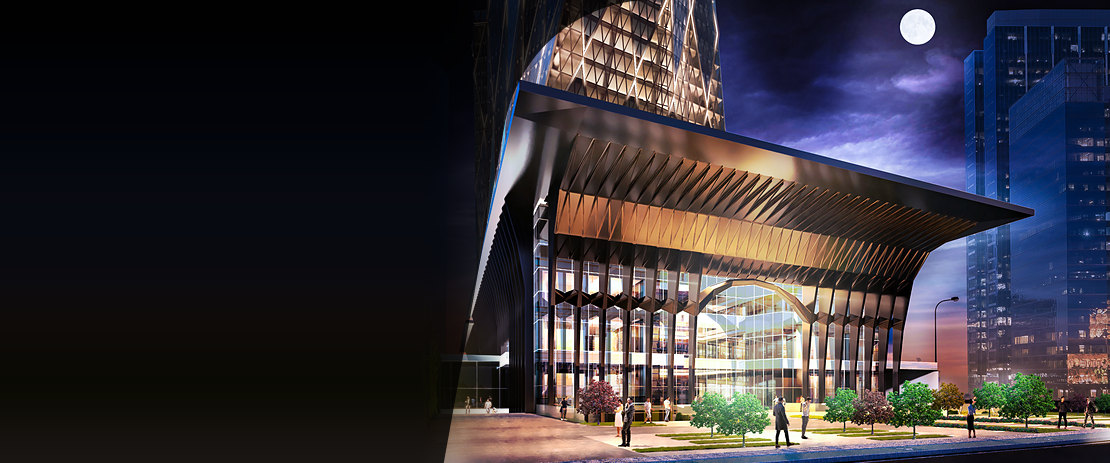
#> input picture src/assets/img/gyo/30-yil-1110x463.jpg, 1110 x 463 px, given in place of CUBES.jpg, which was not available; the run also reads 1 picture not shown here
$ python make_images_cubes.py
#> lines starting #> are read from the running program, lines starting #| are printed output that depends on the picture; pictures that were not available may be replaced by others from this repository, and a replacement may not be noted
### _build/make_images.py
# -*- coding: utf-8 -*-
"""
Vakıf GYO — Alternatif A görsel üreteci

Müşteri materyalinden (gorseller/gorseller/) ana sayfa bloklarının kurumsal
vakifbank.com.tr ölçülerinde görsellerini üretir. Görsellerde METİN YOK:
başlıklar HTML'de (WCAG 1.4.5).

Çalıştırma:  python _build/make_images.py
Çıktı:       src/assets/img/gyo/

Kurumsal ölçüler (vakifbank.com.tr ana sayfası):
  banner            1512x520 (2x 3024x1040) · tablet 2400x828 · mobil 828x480 / 1536x480
  tanıtım bandı     539x472 (.retirement)
  Sarı Rehber       257x257 (.yellow__guide, dairesel)
  sürdürülebilirlik 2280x926 · mobil 750x1100 (.sustainable-banking)
  hızlı erişim      541x500 · mobil 381x500 (.quick-access__item)
  özel bankacılık   1110x463 (2x) · mobil 343x463 (2x) (.private-banking)
  yardım slaytı     540x455 (.help__slider)
"""
import math
import os

import fitz
from PIL import Image, ImageChops, ImageDraw, ImageFilter

Image.MAX_IMAGE_PIXELS = None

ROOT = os.path.dirname(os.path.dirname(os.path.abspath(__file__)))
MAT = os.path.join(ROOT, 'gorseller', 'gorseller')
OUT = os.path.join(ROOT, 'src', 'assets', 'img', 'gyo')


def mat(*parts):
    return Image.open(os.path.join(MAT, *parts)).convert('RGB')


def save(img, name, q=84):
    path = os.path.join(OUT, name)
    if name.endswith('.png'):
        img.save(path, optimize=True)
    else:
        img.convert('RGB').save(path, 'JPEG', quality=q, subsampling=0,
                                optimize=True, progressive=True)
    print('   %-42s %4dx%-4d %5.0f KB' % (name, img.width, img.height,
                                         os.path.getsize(path) / 1024))


def cover(im, w, h, anchor=(0.5, 0.5)):
    """Oranı koruyarak kutuyu doldurur; `anchor` kırpmanın merkezidir."""
    s = max(w / im.width, h / im.height)
    im = im.resize((max(1, round(im.width * s)), max(1, round(im.height * s))), Image.LANCZOS)
    x = min(max(round(im.width * anchor[0] - w / 2), 0), im.width - w)
    y = min(max(round(im.height * anchor[1] - h / 2), 0), im.height - h)
    return im.crop((x, y, x + w, y + h))


def sharpen(im):
    return im.filter(ImageFilter.UnsharpMask(radius=1.0, percent=45, threshold=3))


# [67 lines left out: functions extend_left, soft_white, circle, build_logo, not called in this run]


# ---------------------------------------------------------------------------
# Banner — kurumsal .banner .home-banner
# ---------------------------------------------------------------------------

BANNER_SIZES = [('3024x1040', 3024, 1040), ('2400x828', 2400, 828)]

# Mobil banner kurumsalda 240 px yüksek: 390 px telefonda oran ~1,6:1,
# 767 px'te 3,2:1. Masaüstü kesimi bu oranlara `cover` ile sığdırılınca
# özne (kuleler, bloklar) kırpılıyordu. Mobil için ayrı kesim: yazı
# etiketleri sol üstte ~yarım genişliği kapladığı için özne sağ yarıya
# yerleşiyor. Telefon 828x480 (2x 414x240), geniş mobil 1536x480 (2x 768x240).
MOBILE_SIZES = [('828x480', 828, 480), ('1536x480', 1536, 480)]


# [103 lines left out: functions fade_bottom, build_banners, build_blocks, not called in this run]


# ---------------------------------------------------------------------------
# 30. Yıl bandı — kurumsal .private-banking (kavisli kenarlı koyu bant)
# Geometri VakıfKart _build/process-materials.py'den: kurumsal 1110x463
# görselin alfa kanalından ölçülmüş yay + doğru.
# ---------------------------------------------------------------------------

PB_W, PB_H = 1110, 463
PB_M_W, PB_M_H = 343, 463
PB_ARC = (652.73, 149.79, 149.96)
PB_SLOPE, PB_INTERCEPT = -0.18034, 527.411
PB_TANGENT_Y = 123.19
PB_VEIL, PB_VEIL_M = 51, 88
PB_PHOTO_X, PB_FADE = 420, 90


# [17 lines left out: functions edge_mask, ramp, not called in this run]


def flatten(rgb, veil):
    return Image.composite(rgb, Image.new('RGB', rgb.size, (0, 0, 0)), veil)


# [34 lines left out: functions pb_desktop, pb_mobile, build_anniversary, not called in this run]


# [6 lines that do not run on import are left out]

### _build/make_images_cubes.py
# -*- coding: utf-8 -*-
"""
Cubes Ankara landing görselleri — tüm konseptler (A, A2, B, B-üst).

Kaynaklar:
  gorseller/12/CUBES.jpg                       kule render'ı (3924 px) — A/A2 banner'ı, film posteri
  gorseller/indirilen/cubes-katalog/           broşür render'ları (katalog PDF'inden), kampanya görseli
  gorseller/cubes proje web site/ + indirilen/cubes-planlar/   20 daire planı (1200 px PNG)
  gorseller/logolar/cubes_ankara_logo.png      logo (cubes-logo.png / cubes-logo-ters.png)

B'nin tam ekran kule görseli (img/b/cubes-*.jpg) make_images_b.py'den gelir.
Çalıştırma:  python _build/make_images_cubes.py
Çıktı:       src/assets/img/gyo/
"""
import os
import sys

import numpy as np
from PIL import Image, ImageFilter

sys.path.insert(0, os.path.dirname(os.path.abspath(__file__)))
import make_images as m  # noqa: E402
import cubes_data as cd  # noqa: E402

Image.MAX_IMAGE_PIXELS = None
IND = os.path.join(m.ROOT, 'gorseller', 'indirilen')
KAT = os.path.join(IND, 'cubes-katalog')
PLAN_DIRS = [os.path.join(m.MAT, 'cubes proje web site'), os.path.join(IND, 'cubes-planlar')]

GALLERY_SRC = {'kuleler': 'img-p06-263.jpeg', 'sky-cube': 'img-p07-267.jpeg', 'havuz': 'img-p13-237.jpeg',
               'parkur': 'img-p12-234.jpeg', 'avlu': 'img-p14-240.jpeg', 'teras': 'img-p23-54.jpeg',
               'lobi': 'img-p24-60.jpeg', 'ofis-cephe': 'img-p19-200.jpeg'}


def kat(name):
    return Image.open(os.path.join(KAT, name)).convert('RGB')


def extend_sides(im, w, h, fx=0.5):
    """Dikey özneli görseli geniş banda yerleştirir: görsel yüksekliğe
    ölçeklenir, iki yan görselin satır ortalamasından türeyen pürüzsüz
    gök/zemin geçişiyle dolar (kuleler kırpılmaz, şerit/çizgi yok)."""
    s = h / im.height
    im = im.resize((round(im.width * s), h), Image.LANCZOS)
    if im.width >= w:
        return m.cover(im, w, h, (fx, 0.5))
    x = round((w - im.width) * fx)
    a = np.asarray(im, dtype=np.float32)
    rows = a.mean(axis=1)                                   # (h, 3) satır ortalaması
    k = max(3, h // 12)
    ker = np.ones(k) / k
    rows = np.stack([np.convolve(np.pad(rows[:, c], (k // 2, k - 1 - k // 2), mode='edge'), ker, mode='valid')
                     for c in range(3)], axis=1)
    canvas = Image.fromarray(np.clip(np.broadcast_to(rows[:, None, :], (h, w, 3)), 0, 255).astype(np.uint8))
    fade = round(im.width * 0.22)
    ramp = [min(255, round(i * 255 / fade)) for i in range(im.width)]
    ramp = [min(p, q) for p, q in zip(ramp, ramp[::-1])]
    mask = Image.frombytes('L', (im.width, 1), bytes(ramp)).resize((im.width, h))
    canvas.paste(im, (x, 0), mask)
    return canvas


def build_banners():
    print('\n[A] banner — kuleler, Yeni Yaşam Tarzı (havuz), Yeni Çalışma Alanı (ofis)')
    towers = m.mat('12', 'CUBES.jpg')
#> in mat, returned value is the input picture: PIL image 1110x463 RGB; mean R, G, B 55, 50.8, 56.8
    pool = kat('img-p13-237.jpeg')
    office = kat('img-p19-200.jpeg')
    for key, w, h in m.BANNER_SIZES + [('1536x480', 1536, 480)]:
        m.save(m.sharpen(extend_sides(towers, w, h, 0.5)), 'banner-cubes-%s.jpg' % key)
#> this loop made 3 passes
#|    banner-cubes-3024x1040.jpg                 3024x1040   383 KB
#|    banner-cubes-2400x828.jpg                  2400x828    280 KB
#|    banner-cubes-1536x480.jpg                  1536x480    131 KB
#> pass 1, in extend_sides, `mask = Image.frombytes('L', (im.width, 1), bytes(ramp)).resize((im.wid..`:
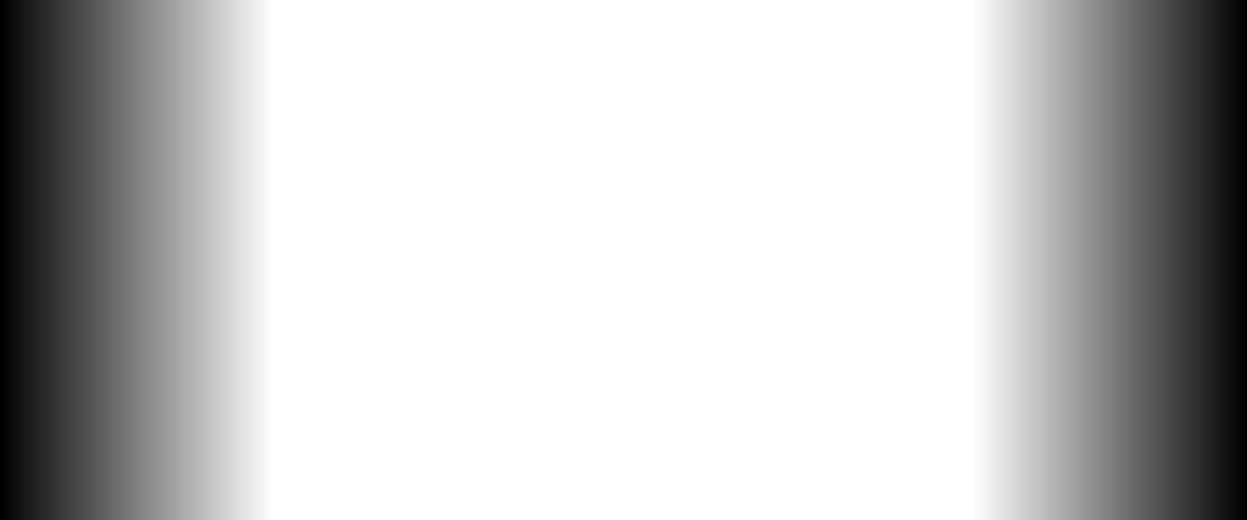
#> mask: PIL image 2493x1040 L (shown at 1/2 size); min 0, max 255, mean 198.8
    m.save(m.sharpen(m.cover(towers, 828, 480, (0.58, 0.45))), 'banner-cubes-828x480.jpg')
#> in cover, `return im.crop((x, y, x + w, y + h))`:
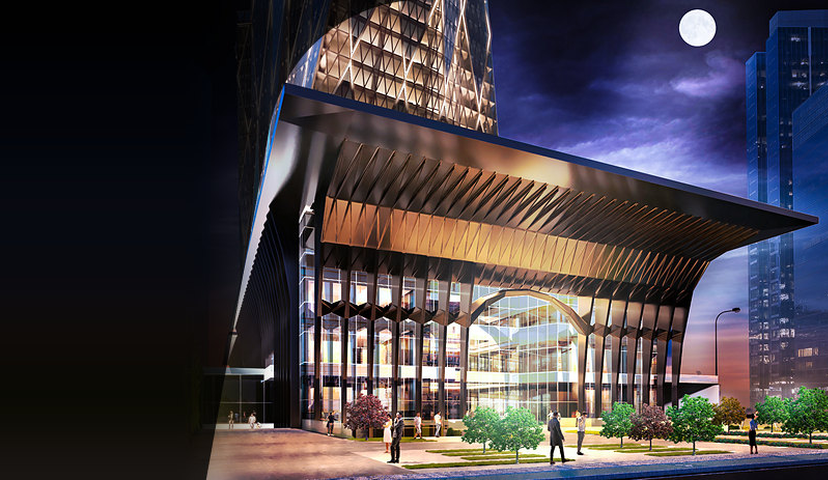
#> returned value: PIL image 828x480 RGB; mean R, G, B 70.2, 63.8, 69.2
#|    banner-cubes-828x480.jpg                    828x480    126 KB
    for name, src, anc, phone_x in (('yasam', pool, (0.5, 0.5), 0.6), ('calisma', office, (0.5, 0.45), 0.55)):
        m.save(m.sharpen(m.cover(src, 1512, 520, anc)), 'cubes-banner-%s-1512x520.jpg' % name)
        m.save(m.sharpen(m.cover(src, 1536, 480, anc)), 'cubes-banner-%s-1536x480.jpg' % name)
        m.save(m.sharpen(m.cover(src, 828, 480, (phone_x, anc[1]))), 'cubes-banner-%s-828x480.jpg' % name)
#> this loop made 2 passes
#> (name, phone_x) on passes 1 to 2: ('yasam', 0.6), ('calisma', 0.55)
#|    cubes-banner-yasam-1512x520.jpg            1512x520    193 KB
#|    cubes-banner-yasam-1536x480.jpg            1536x480    176 KB
#|    cubes-banner-yasam-828x480.jpg              828x480    128 KB
#|    cubes-banner-calisma-1512x520.jpg          1512x520    180 KB
#|    cubes-banner-calisma-1536x480.jpg          1536x480    165 KB
#|    cubes-banner-calisma-828x480.jpg            828x480    119 KB
#> pass 1, in save (call 5), `img.convert('RGB').save(path, 'JPEG', quality=q, subsampling=0, optimi..`:
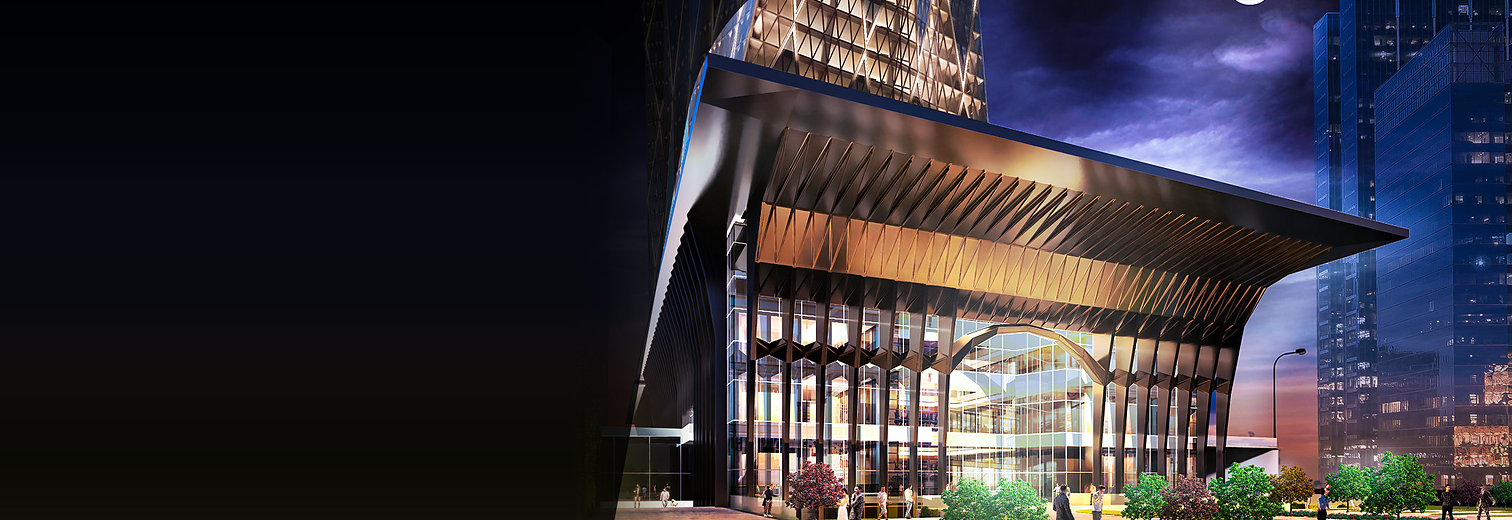
#> saved as cubes-banner-yasam-1512x520.jpg: PIL image 1512x520 RGB; mean R, G, B 54.3, 50.5, 57.6
#> pass 1, in save (call 6), `img.convert('RGB').save(path, 'JPEG', quality=q, subsampling=0, optimi..`:
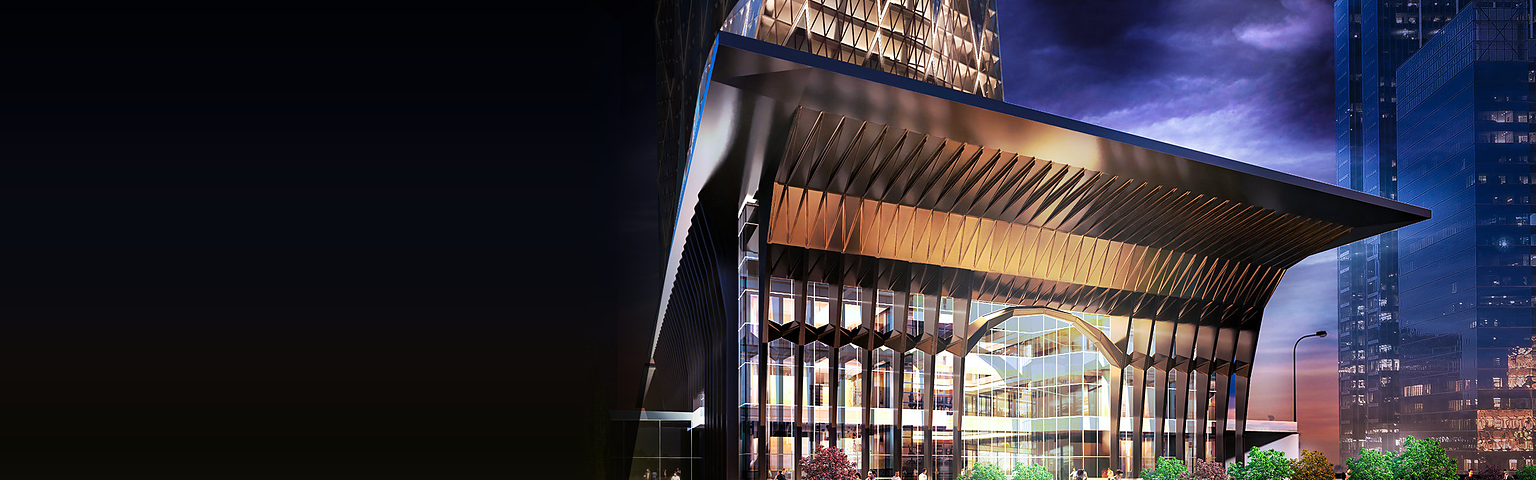
#> saved as cubes-banner-yasam-1536x480.jpg: PIL image 1536x480 RGB; mean R, G, B 54.5, 50.5, 58.6
    print('\n[A2] banner')
    m.save(extend_sides(towers, 2880, 1440, 0.5), 'cubes-a2-havasi-d.jpg', 80)
#|    cubes-a2-havasi-d.jpg                      2880x1440   490 KB
    m.save(m.cover(towers, 1600, 1200, (0.55, 0.45)), 'cubes-a2-havasi-m.jpg', 82)
#> in cover (call 9), `return im.crop((x, y, x + w, y + h))`:
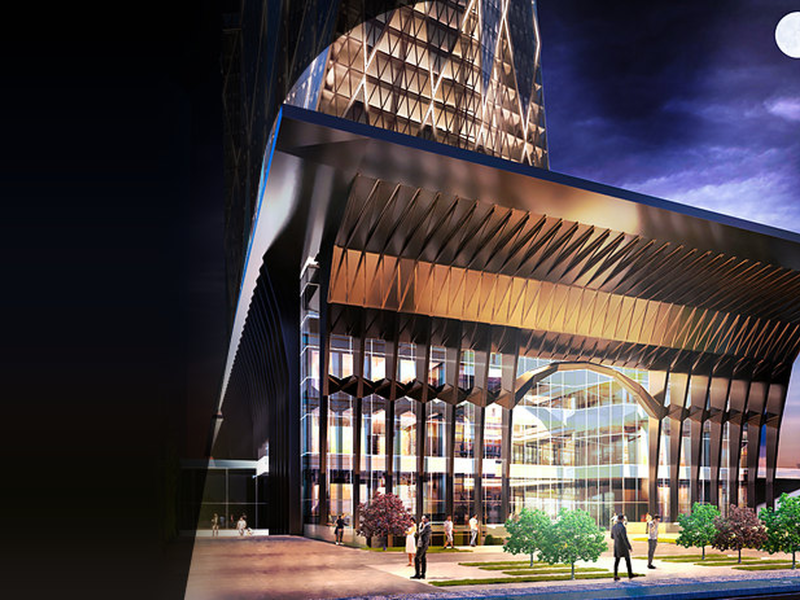
#> returned value: PIL image 1600x1200 RGB (shown at 1/2 size); mean R, G, B 77.2, 67.8, 68.7
#|    cubes-a2-havasi-m.jpg                      1600x1200   330 KB
    for name, src, anc, phone_x in (('yasam', pool, (0.5, 0.5), 0.6), ('calisma', office, (0.5, 0.45), 0.55)):
        m.save(m.cover(src, 1200, 600, anc), 'cubes-a2-%s-d.jpg' % name, 88)
        m.save(m.cover(src, 1067, 800, (phone_x, anc[1])), 'cubes-a2-%s-m.jpg' % name, 88)
#> this loop made 2 passes
#> (name, phone_x) on passes 1 to 2: ('yasam', 0.6), ('calisma', 0.55)
#|    cubes-a2-yasam-d.jpg                       1200x600    193 KB
#|    cubes-a2-yasam-m.jpg                       1067x800    291 KB
#|    cubes-a2-calisma-d.jpg                     1200x600    193 KB
#|    cubes-a2-calisma-m.jpg                     1067x800    268 KB
#> pass 1, in save (call 13), `img.convert('RGB').save(path, 'JPEG', quality=q, subsampling=0, optimi..`:
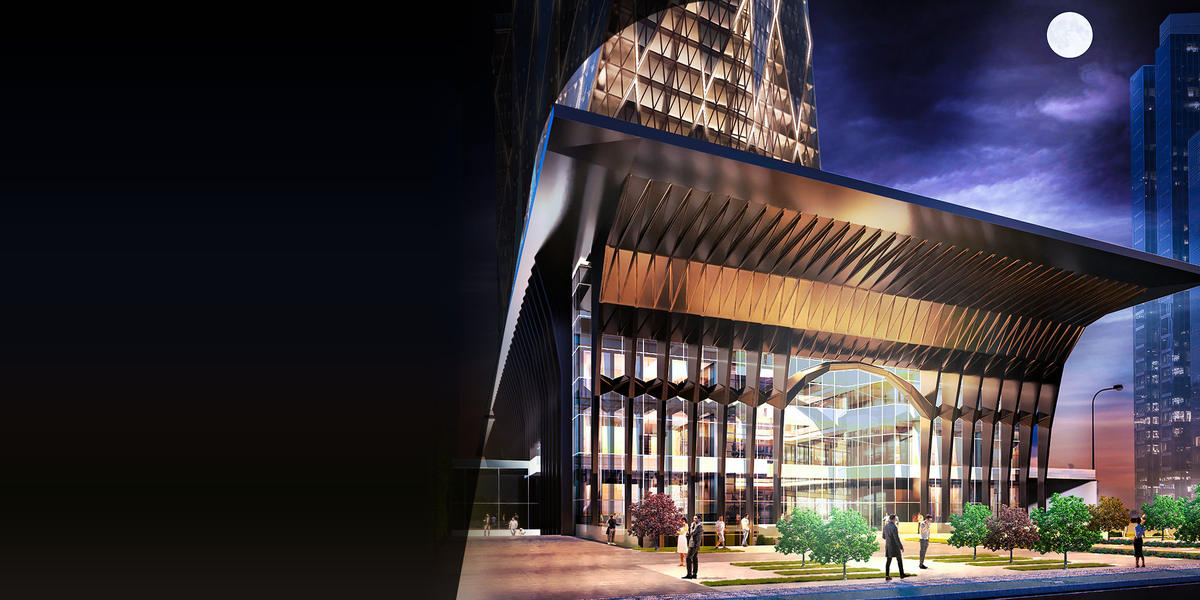
#> saved as cubes-a2-yasam-d.jpg: PIL image 1200x600 RGB; mean R, G, B 60.9, 54.8, 58.9
#> pass 1, in save (call 14), `img.convert('RGB').save(path, 'JPEG', quality=q, subsampling=0, optimi..`:
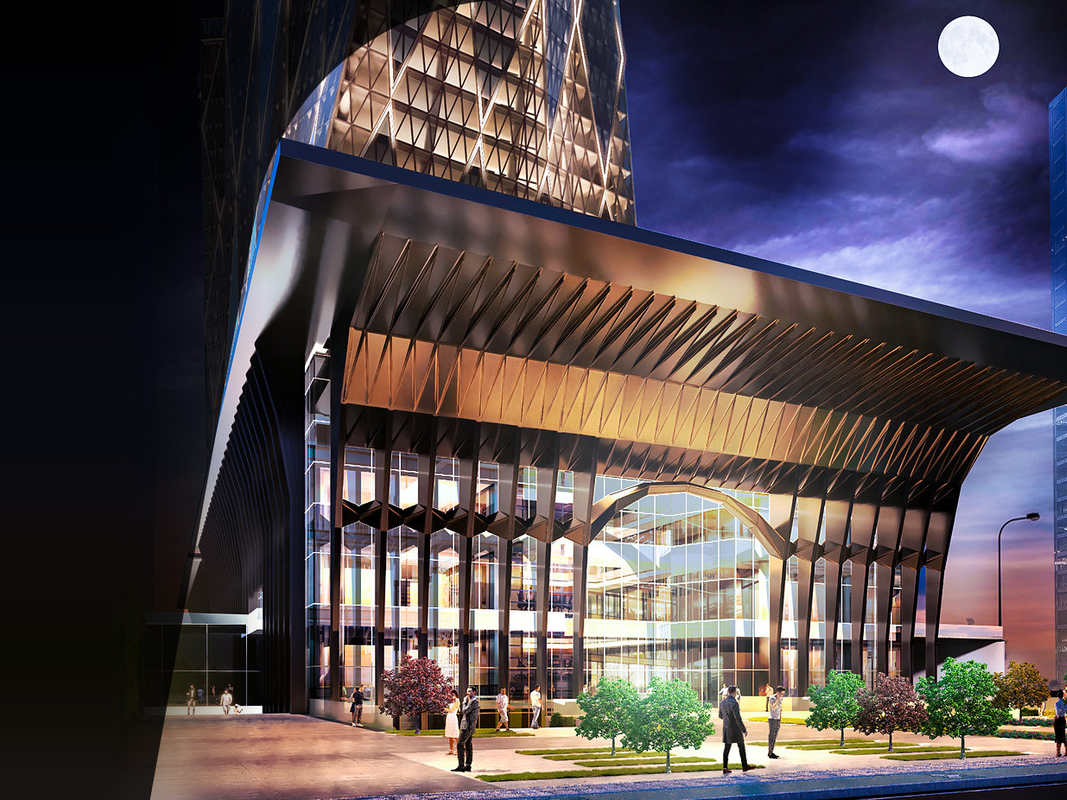
#> saved as cubes-a2-yasam-m.jpg: PIL image 1067x800 RGB; mean R, G, B 84.3, 74.4, 77.8


def plan_1200(path, w=1200, pad=0.02):
    """Saydam zeminli plan PNG'si: boş kenarlar kırpılır, beyaz zemin, kendi oranında."""
    im = Image.open(path).convert('RGBA')
    a = np.asarray(im)[..., 3]
    ys, xs = np.where(a > 8)
    x0, y0, x1, y1 = max(xs.min() - 12, 0), max(ys.min() - 12, 0), min(xs.max() + 13, im.width), min(ys.max() + 13, im.height)
    im = im.crop((x0, y0, x1, y1))
    h = round(w * im.height / im.width)
    bw, bh = round(w * (1 - 2 * pad)), round(h * (1 - 2 * pad))
    s = min(bw / im.width, bh / im.height)
    im = im.resize((round(im.width * s), round(im.height * s)), Image.LANCZOS)
    canvas = Image.new('RGBA', (w, h), (255, 255, 255, 255))
    canvas.alpha_composite(im, ((w - im.width) // 2, (h - im.height) // 2))
    return canvas.convert('RGB')


def build_plans():
    print('\n[planlar] 20 daire tipi')
    for key, name in zip(cd.PLAN_KEYS, cd.PLAN_IMAGES):
        for d in PLAN_DIRS:
            p = os.path.join(d, name + '.png')
            if os.path.exists(p):
                m.save(m.sharpen(plan_1200(p)), 'cubes-plan-%s-1200.jpg' % key, 88)
                break
        else:
#> (the run stopped early here; a loop or call above may not have finished)
